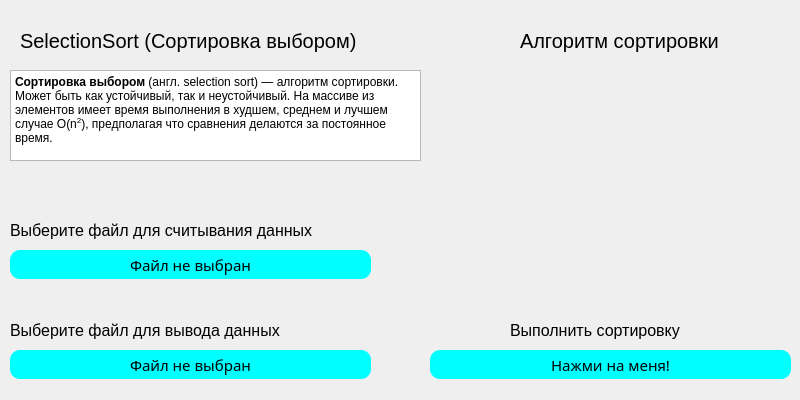
<?xml version="1.0" encoding="UTF-8"?>
<ui version="4.0">
 <class>Window_SelectionSort</class>
 <widget class="QDialog" name="Window_SelectionSort">
  <property name="geometry">
   <rect>
    <x>0</x>
    <y>0</y>
    <width>800</width>
    <height>400</height>
   </rect>
  </property>
  <property name="sizePolicy">
   <sizepolicy hsizetype="Fixed" vsizetype="Fixed">
    <horstretch>0</horstretch>
    <verstretch>0</verstretch>
   </sizepolicy>
  </property>
  <property name="minimumSize">
   <size>
    <width>800</width>
    <height>400</height>
   </size>
  </property>
  <property name="maximumSize">
   <size>
    <width>800</width>
    <height>400</height>
   </size>
  </property>
  <property name="font">
   <font>
    <pointsize>15</pointsize>
   </font>
  </property>
  <property name="windowTitle">
   <string>SelectionSort</string>
  </property>
  <property name="styleSheet">
   <string notr="true">QPushButton{
	background-color: aqua;
	border-radius: 10px;
	color: black;
	border-style: solid;
	font-size: 15px;
}</string>
  </property>
  <widget class="QTextBrowser" name="textBrowser">
   <property name="geometry">
    <rect>
     <x>10</x>
     <y>70</y>
     <width>411</width>
     <height>91</height>
    </rect>
   </property>
   <property name="html">
    <string>&lt;!DOCTYPE HTML PUBLIC &quot;-//W3C//DTD HTML 4.0//EN&quot; &quot;http://www.w3.org/TR/REC-html40/strict.dtd&quot;&gt;
&lt;html&gt;&lt;head&gt;&lt;meta name=&quot;qrichtext&quot; content=&quot;1&quot; /&gt;&lt;meta charset=&quot;utf-8&quot; /&gt;&lt;style type=&quot;text/css&quot;&gt;
p, li { white-space: pre-wrap; }
hr { height: 1px; border-width: 0; }
li.unchecked::marker { content: &quot;\2610&quot;; }
li.checked::marker { content: &quot;\2612&quot;; }
&lt;/style&gt;&lt;/head&gt;&lt;body style=&quot; font-family:'Segoe UI'; font-size:15pt; font-weight:400; font-style:normal;&quot;&gt;
&lt;p style=&quot; margin-top:0px; margin-bottom:0px; margin-left:0px; margin-right:0px; -qt-block-indent:0; text-indent:0px;&quot;&gt;&lt;span style=&quot; font-size:9pt; font-weight:700;&quot;&gt;Сортировка выбором&lt;/span&gt;&lt;span style=&quot; font-size:9pt;&quot;&gt; (англ. selection sort) — алгоритм сортировки. Может быть как устойчивый, так и неустойчивый. На массиве из &lt;/span&gt;&lt;/p&gt;
&lt;p style=&quot; margin-top:0px; margin-bottom:0px; margin-left:0px; margin-right:0px; -qt-block-indent:0; text-indent:0px;&quot;&gt;&lt;span style=&quot; font-size:9pt;&quot;&gt;элементов имеет время выполнения в худшем, среднем и лучшем случае O(n&lt;/span&gt;&lt;span style=&quot; font-size:9pt; vertical-align:super;&quot;&gt;2&lt;/span&gt;&lt;span style=&quot; font-size:9pt;&quot;&gt;), предполагая что сравнения делаются за постоянное время.&lt;/span&gt;&lt;/p&gt;&lt;/body&gt;&lt;/html&gt;</string>
   </property>
  </widget>
  <widget class="QLabel" name="label">
   <property name="geometry">
    <rect>
     <x>20</x>
     <y>20</y>
     <width>421</width>
     <height>41</height>
    </rect>
   </property>
   <property name="font">
    <font>
     <pointsize>15</pointsize>
     <fontweight>Black</fontweight>
    </font>
   </property>
   <property name="text">
    <string>SelectionSort (Сортировка выбором)</string>
   </property>
  </widget>
  <widget class="QLabel" name="label_3">
   <property name="geometry">
    <rect>
     <x>520</x>
     <y>20</y>
     <width>421</width>
     <height>41</height>
    </rect>
   </property>
   <property name="font">
    <font>
     <pointsize>15</pointsize>
     <fontweight>Black</fontweight>
    </font>
   </property>
   <property name="text">
    <string>Алгоритм сортировки</string>
   </property>
  </widget>
  <widget class="QPushButton" name="pushButton_1">
   <property name="geometry">
    <rect>
     <x>10</x>
     <y>250</y>
     <width>361</width>
     <height>29</height>
    </rect>
   </property>
   <property name="font">
    <font>
     <family>Trebuchet MS</family>
     <pointsize>-1</pointsize>
    </font>
   </property>
   <property name="text">
    <string>Файл не выбран</string>
   </property>
  </widget>
  <widget class="QPushButton" name="pushButton_2">
   <property name="geometry">
    <rect>
     <x>10</x>
     <y>350</y>
     <width>361</width>
     <height>29</height>
    </rect>
   </property>
   <property name="font">
    <font>
     <family>Trebuchet MS</family>
     <pointsize>-1</pointsize>
    </font>
   </property>
   <property name="text">
    <string>Файл не выбран</string>
   </property>
  </widget>
  <widget class="QLabel" name="label_4">
   <property name="geometry">
    <rect>
     <x>10</x>
     <y>210</y>
     <width>421</width>
     <height>41</height>
    </rect>
   </property>
   <property name="font">
    <font>
     <pointsize>12</pointsize>
     <fontweight>Black</fontweight>
    </font>
   </property>
   <property name="text">
    <string>Выберите файл для считывания данных</string>
   </property>
  </widget>
  <widget class="QLabel" name="label_5">
   <property name="geometry">
    <rect>
     <x>10</x>
     <y>310</y>
     <width>381</width>
     <height>41</height>
    </rect>
   </property>
   <property name="font">
    <font>
     <pointsize>12</pointsize>
     <fontweight>Black</fontweight>
    </font>
   </property>
   <property name="text">
    <string>Выберите файл для вывода данных</string>
   </property>
  </widget>
  <widget class="QPushButton" name="pushButton_3">
   <property name="geometry">
    <rect>
     <x>430</x>
     <y>350</y>
     <width>361</width>
     <height>29</height>
    </rect>
   </property>
   <property name="font">
    <font>
     <family>Trebuchet MS</family>
     <pointsize>-1</pointsize>
    </font>
   </property>
   <property name="text">
    <string>Нажми на меня!</string>
   </property>
  </widget>
  <widget class="QLabel" name="label_6">
   <property name="geometry">
    <rect>
     <x>510</x>
     <y>310</y>
     <width>251</width>
     <height>41</height>
    </rect>
   </property>
   <property name="font">
    <font>
     <pointsize>12</pointsize>
     <fontweight>Black</fontweight>
    </font>
   </property>
   <property name="text">
    <string>Выполнить сортировку</string>
   </property>
  </widget>
  <widget class="QLabel" name="label_2">
   <property name="geometry">
    <rect>
     <x>495</x>
     <y>70</y>
     <width>280</width>
     <height>214</height>
    </rect>
   </property>
   <property name="lineWidth">
    <number>1</number>
   </property>
   <property name="text">
    <string/>
   </property>
  </widget>
 </widget>
 <resources/>
 <connections/>
</ui>
